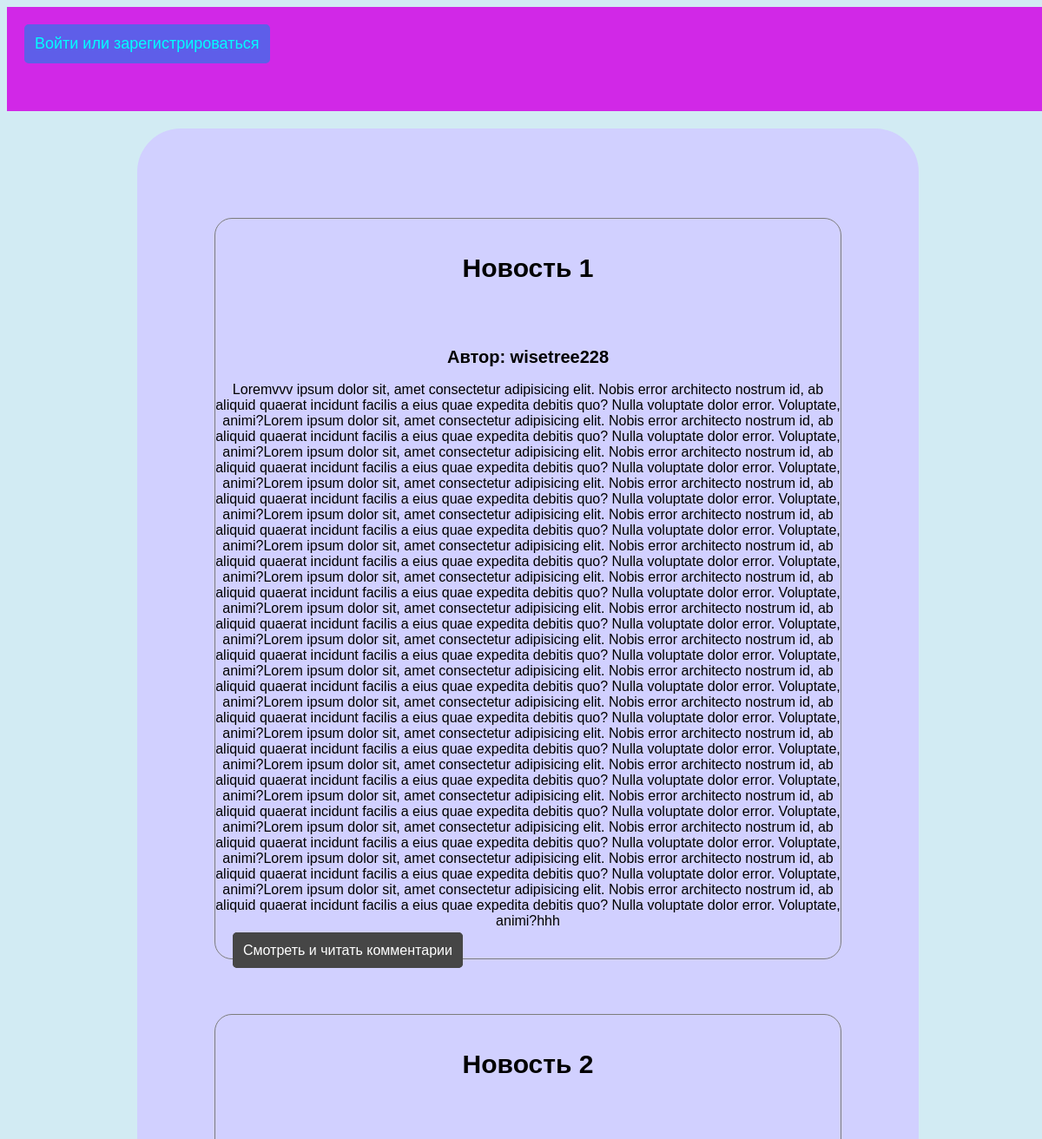
Before: / (upper part) with the older database file.
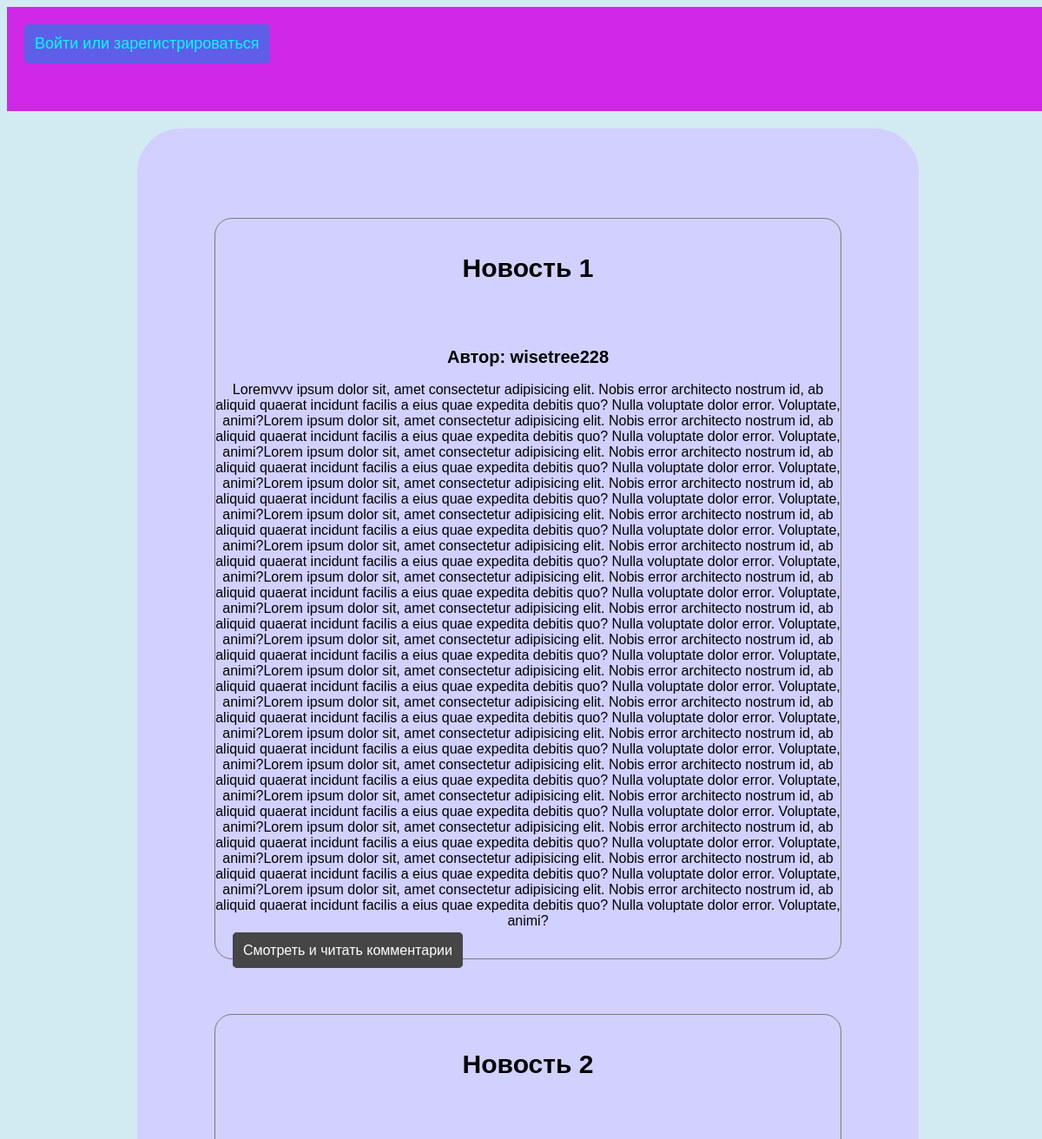
After: the same page with the newer database file.
### tables this page shows
CREATE TABLE "article" (
	"id"	INTEGER NOT NULL UNIQUE,
	"name"	TEXT,
	"text"	TEXT,
	"author"	TEXT,
	PRIMARY KEY("id" AUTOINCREMENT)
);

### main.py (the view)
@app.route("/")  # обработчик главной страницы
def index():
    articles=selectAll('article')
    return render_template('index.html', title="news", urls=urls, articles=articles, data=data)

### main.py (called while the page is built)
def selectAll(table):
    db = connect('database.db')
    cur = db.cursor()
    cur.execute(f"SELECT * FROM {table};")
    db.commit()
    list = cur.fetchall()
    db.close()
    return list

### templates/index.html (shortened to what this page needs)
{% extends 'layout.html' %}
{% block content %}
<div class="menu">
    {% if not data.userLogged %}
    <a class="log" href="{{url_for('login')}}">Войти или зарегистрироваться</a>
    {% else %}
    <a href="{{url_for('index')}}" class="username logout">Главная страница</a>
    <p class="username">Пользователь: {{data.userName}}</p>
    <a href="{{url_for('logout')}}" class="username logout">Выйти из аккаунта</a>
    <a href="{{url_for('profile')}}" class="username logout">Мой профиль</a>
    {% endif %}
</div>
<div class="container">
{% for i in articles %}
<div class="new">
    <h4 class="name">{{i[1]}}</h4><br>
    <h2 class="name auth">Автор: {{i[3]}}</h2>
    <p class="text">{{i[2]}}</p>
    <a class="view-btn" href="{{ url_for('detailview', id=i[0]) }}">Смотреть и читать комментарии</a>
</div>
{% endfor %}
</div>
{% endblock %}

Changed rows visible on the page:
changed article "Новость 1": text "…voluptate dolor error. Voluptate, animi?hhh" → "…voluptate dolor error. Voluptate, animi?"
